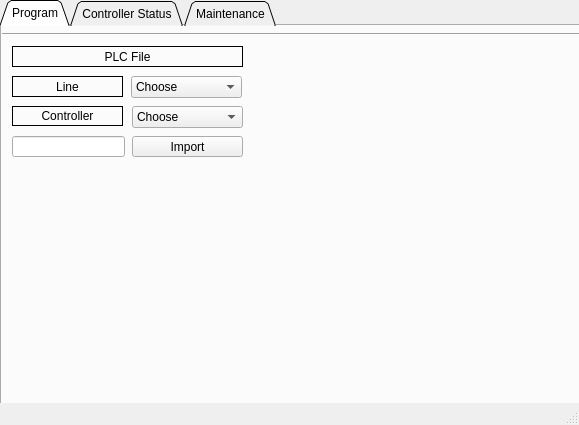
<?xml version="1.0" encoding="UTF-8"?>
<ui version="4.0">
 <class>TrackControllerUI</class>
 <widget class="QMainWindow" name="TrackControllerUI">
  <property name="windowModality">
   <enum>Qt::NonModal</enum>
  </property>
  <property name="geometry">
   <rect>
    <x>0</x>
    <y>0</y>
    <width>579</width>
    <height>425</height>
   </rect>
  </property>
  <property name="windowTitle">
   <string>MainWindow</string>
  </property>
  <widget class="QWidget" name="centralwidget">
   <widget class="QTabWidget" name="Program_2">
    <property name="geometry">
     <rect>
      <x>0</x>
      <y>0</y>
      <width>581</width>
      <height>441</height>
     </rect>
    </property>
    <property name="autoFillBackground">
     <bool>false</bool>
    </property>
    <property name="tabPosition">
     <enum>QTabWidget::North</enum>
    </property>
    <property name="tabShape">
     <enum>QTabWidget::Triangular</enum>
    </property>
    <property name="currentIndex">
     <number>0</number>
    </property>
    <property name="elideMode">
     <enum>Qt::ElideNone</enum>
    </property>
    <property name="usesScrollButtons">
     <bool>true</bool>
    </property>
    <property name="documentMode">
     <bool>false</bool>
    </property>
    <widget class="QWidget" name="Program">
     <attribute name="title">
      <string>Program</string>
     </attribute>
     <widget class="Line" name="line_2">
      <property name="geometry">
       <rect>
        <x>0</x>
        <y>0</y>
        <width>821</width>
        <height>16</height>
       </rect>
      </property>
      <property name="orientation">
       <enum>Qt::Horizontal</enum>
      </property>
     </widget>
     <widget class="QLabel" name="label_2">
      <property name="geometry">
       <rect>
        <x>10</x>
        <y>20</y>
        <width>231</width>
        <height>21</height>
       </rect>
      </property>
      <property name="frameShape">
       <enum>QFrame::Box</enum>
      </property>
      <property name="text">
       <string>PLC File</string>
      </property>
      <property name="alignment">
       <set>Qt::AlignCenter</set>
      </property>
     </widget>
     <widget class="QLineEdit" name="ImportLine">
      <property name="geometry">
       <rect>
        <x>10</x>
        <y>110</y>
        <width>113</width>
        <height>21</height>
       </rect>
      </property>
      <property name="text">
       <string/>
      </property>
     </widget>
     <widget class="QPushButton" name="ImportButton">
      <property name="geometry">
       <rect>
        <x>130</x>
        <y>110</y>
        <width>111</width>
        <height>21</height>
       </rect>
      </property>
      <property name="text">
       <string>Import</string>
      </property>
     </widget>
     <widget class="QLabel" name="SuccessFailLine">
      <property name="geometry">
       <rect>
        <x>10</x>
        <y>140</y>
        <width>111</width>
        <height>21</height>
       </rect>
      </property>
      <property name="text">
       <string/>
      </property>
      <property name="alignment">
       <set>Qt::AlignCenter</set>
      </property>
     </widget>
     <widget class="QLabel" name="label_3">
      <property name="geometry">
       <rect>
        <x>10</x>
        <y>50</y>
        <width>111</width>
        <height>21</height>
       </rect>
      </property>
      <property name="frameShape">
       <enum>QFrame::Box</enum>
      </property>
      <property name="text">
       <string>Line</string>
      </property>
      <property name="alignment">
       <set>Qt::AlignCenter</set>
      </property>
     </widget>
     <widget class="QComboBox" name="ProgramLineBox">
      <property name="geometry">
       <rect>
        <x>129</x>
        <y>50</y>
        <width>111</width>
        <height>22</height>
       </rect>
      </property>
      <item>
       <property name="text">
        <string>Choose</string>
       </property>
      </item>
      <item>
       <property name="text">
        <string>Green</string>
       </property>
      </item>
      <item>
       <property name="text">
        <string>Red</string>
       </property>
      </item>
     </widget>
     <widget class="QLabel" name="label_4">
      <property name="geometry">
       <rect>
        <x>10</x>
        <y>80</y>
        <width>111</width>
        <height>20</height>
       </rect>
      </property>
      <property name="frameShape">
       <enum>QFrame::Box</enum>
      </property>
      <property name="text">
       <string>Controller</string>
      </property>
      <property name="alignment">
       <set>Qt::AlignCenter</set>
      </property>
     </widget>
     <widget class="QComboBox" name="ProgramControllerBox">
      <property name="geometry">
       <rect>
        <x>130</x>
        <y>80</y>
        <width>111</width>
        <height>22</height>
       </rect>
      </property>
      <item>
       <property name="text">
        <string>Choose</string>
       </property>
      </item>
      <item>
       <property name="text">
        <string>1</string>
       </property>
      </item>
      <item>
       <property name="text">
        <string>2</string>
       </property>
      </item>
      <item>
       <property name="text">
        <string>3</string>
       </property>
      </item>
      <item>
       <property name="text">
        <string>4</string>
       </property>
      </item>
      <item>
       <property name="text">
        <string>5</string>
       </property>
      </item>
      <item>
       <property name="text">
        <string>6</string>
       </property>
      </item>
      <item>
       <property name="text">
        <string>7</string>
       </property>
      </item>
     </widget>
    </widget>
    <widget class="QWidget" name="TrackStatus">
     <attribute name="title">
      <string>Controller Status</string>
     </attribute>
     <widget class="Line" name="line">
      <property name="geometry">
       <rect>
        <x>0</x>
        <y>0</y>
        <width>821</width>
        <height>16</height>
       </rect>
      </property>
      <property name="orientation">
       <enum>Qt::Horizontal</enum>
      </property>
     </widget>
     <widget class="QComboBox" name="BlockInput">
      <property name="geometry">
       <rect>
        <x>170</x>
        <y>90</y>
        <width>81</width>
        <height>22</height>
       </rect>
      </property>
      <property name="editable">
       <bool>false</bool>
      </property>
      <property name="maxVisibleItems">
       <number>9</number>
      </property>
      <property name="modelColumn">
       <number>0</number>
      </property>
      <item>
       <property name="text">
        <string>Choose</string>
       </property>
      </item>
     </widget>
     <widget class="QLabel" name="label">
      <property name="geometry">
       <rect>
        <x>30</x>
        <y>90</y>
        <width>131</width>
        <height>21</height>
       </rect>
      </property>
      <property name="frameShape">
       <enum>QFrame::Box</enum>
      </property>
      <property name="text">
       <string>Block Number</string>
      </property>
      <property name="alignment">
       <set>Qt::AlignCenter</set>
      </property>
     </widget>
     <widget class="QLabel" name="label_6">
      <property name="geometry">
       <rect>
        <x>30</x>
        <y>120</y>
        <width>131</width>
        <height>21</height>
       </rect>
      </property>
      <property name="frameShape">
       <enum>QFrame::Box</enum>
      </property>
      <property name="text">
       <string>Block Status</string>
      </property>
     </widget>
     <widget class="QLabel" name="BlockStatus">
      <property name="geometry">
       <rect>
        <x>170</x>
        <y>120</y>
        <width>81</width>
        <height>21</height>
       </rect>
      </property>
      <property name="frameShape">
       <enum>QFrame::Box</enum>
      </property>
      <property name="text">
       <string/>
      </property>
     </widget>
     <widget class="QLabel" name="label_7">
      <property name="geometry">
       <rect>
        <x>30</x>
        <y>150</y>
        <width>131</width>
        <height>21</height>
       </rect>
      </property>
      <property name="frameShape">
       <enum>QFrame::Box</enum>
      </property>
      <property name="text">
       <string>Occupancy</string>
      </property>
     </widget>
     <widget class="QLabel" name="Occupancy">
      <property name="geometry">
       <rect>
        <x>170</x>
        <y>150</y>
        <width>81</width>
        <height>21</height>
       </rect>
      </property>
      <property name="frameShape">
       <enum>QFrame::Box</enum>
      </property>
      <property name="text">
       <string/>
      </property>
     </widget>
     <widget class="QLabel" name="label_9">
      <property name="geometry">
       <rect>
        <x>30</x>
        <y>180</y>
        <width>131</width>
        <height>21</height>
       </rect>
      </property>
      <property name="frameShape">
       <enum>QFrame::Box</enum>
      </property>
      <property name="text">
       <string>Authority</string>
      </property>
     </widget>
     <widget class="QLabel" name="Authority">
      <property name="geometry">
       <rect>
        <x>170</x>
        <y>180</y>
        <width>81</width>
        <height>21</height>
       </rect>
      </property>
      <property name="frameShape">
       <enum>QFrame::Box</enum>
      </property>
      <property name="text">
       <string/>
      </property>
     </widget>
     <widget class="QLabel" name="label_11">
      <property name="geometry">
       <rect>
        <x>30</x>
        <y>210</y>
        <width>131</width>
        <height>21</height>
       </rect>
      </property>
      <property name="frameShape">
       <enum>QFrame::Box</enum>
      </property>
      <property name="text">
       <string>Commanded Speed</string>
      </property>
     </widget>
     <widget class="QLabel" name="CommandedSpeed">
      <property name="geometry">
       <rect>
        <x>170</x>
        <y>210</y>
        <width>81</width>
        <height>21</height>
       </rect>
      </property>
      <property name="frameShape">
       <enum>QFrame::Box</enum>
      </property>
      <property name="text">
       <string/>
      </property>
     </widget>
     <widget class="QLabel" name="label_13">
      <property name="geometry">
       <rect>
        <x>30</x>
        <y>240</y>
        <width>131</width>
        <height>21</height>
       </rect>
      </property>
      <property name="frameShape">
       <enum>QFrame::Box</enum>
      </property>
      <property name="text">
       <string>Crossing Signal</string>
      </property>
     </widget>
     <widget class="QLabel" name="CrossingStatus">
      <property name="geometry">
       <rect>
        <x>170</x>
        <y>240</y>
        <width>81</width>
        <height>21</height>
       </rect>
      </property>
      <property name="frameShape">
       <enum>QFrame::Box</enum>
      </property>
      <property name="text">
       <string/>
      </property>
     </widget>
     <widget class="QLabel" name="label_15">
      <property name="geometry">
       <rect>
        <x>30</x>
        <y>270</y>
        <width>131</width>
        <height>21</height>
       </rect>
      </property>
      <property name="frameShape">
       <enum>QFrame::Box</enum>
      </property>
      <property name="text">
       <string>Switch Status</string>
      </property>
     </widget>
     <widget class="QLabel" name="SwitchStatus">
      <property name="geometry">
       <rect>
        <x>170</x>
        <y>270</y>
        <width>81</width>
        <height>21</height>
       </rect>
      </property>
      <property name="frameShape">
       <enum>QFrame::Box</enum>
      </property>
      <property name="text">
       <string/>
      </property>
     </widget>
     <widget class="QLabel" name="label_5">
      <property name="geometry">
       <rect>
        <x>30</x>
        <y>30</y>
        <width>131</width>
        <height>21</height>
       </rect>
      </property>
      <property name="frameShape">
       <enum>QFrame::Box</enum>
      </property>
      <property name="text">
       <string>Line</string>
      </property>
      <property name="alignment">
       <set>Qt::AlignCenter</set>
      </property>
     </widget>
     <widget class="QComboBox" name="StatusLineBox">
      <property name="geometry">
       <rect>
        <x>170</x>
        <y>30</y>
        <width>81</width>
        <height>21</height>
       </rect>
      </property>
      <item>
       <property name="text">
        <string>Choose</string>
       </property>
      </item>
      <item>
       <property name="text">
        <string>Green</string>
       </property>
      </item>
      <item>
       <property name="text">
        <string>Red</string>
       </property>
      </item>
     </widget>
     <widget class="QLabel" name="label_8">
      <property name="geometry">
       <rect>
        <x>30</x>
        <y>60</y>
        <width>131</width>
        <height>21</height>
       </rect>
      </property>
      <property name="frameShape">
       <enum>QFrame::Box</enum>
      </property>
      <property name="text">
       <string>Controller</string>
      </property>
      <property name="alignment">
       <set>Qt::AlignCenter</set>
      </property>
     </widget>
     <widget class="QComboBox" name="StatusControllerBox">
      <property name="geometry">
       <rect>
        <x>170</x>
        <y>60</y>
        <width>81</width>
        <height>21</height>
       </rect>
      </property>
      <item>
       <property name="text">
        <string>Choose</string>
       </property>
      </item>
     </widget>
    </widget>
    <widget class="QWidget" name="tab">
     <attribute name="title">
      <string>Maintenance</string>
     </attribute>
     <widget class="QLabel" name="label_10">
      <property name="geometry">
       <rect>
        <x>30</x>
        <y>30</y>
        <width>131</width>
        <height>21</height>
       </rect>
      </property>
      <property name="frameShape">
       <enum>QFrame::Box</enum>
      </property>
      <property name="text">
       <string>Line</string>
      </property>
      <property name="alignment">
       <set>Qt::AlignCenter</set>
      </property>
     </widget>
     <widget class="QLabel" name="label_12">
      <property name="geometry">
       <rect>
        <x>30</x>
        <y>60</y>
        <width>131</width>
        <height>21</height>
       </rect>
      </property>
      <property name="frameShape">
       <enum>QFrame::Box</enum>
      </property>
      <property name="text">
       <string>Controller</string>
      </property>
      <property name="alignment">
       <set>Qt::AlignCenter</set>
      </property>
     </widget>
     <widget class="QComboBox" name="MainLineBox">
      <property name="geometry">
       <rect>
        <x>169</x>
        <y>30</y>
        <width>81</width>
        <height>21</height>
       </rect>
      </property>
      <item>
       <property name="text">
        <string>Choose</string>
       </property>
      </item>
      <item>
       <property name="text">
        <string>Green</string>
       </property>
      </item>
      <item>
       <property name="text">
        <string>Red</string>
       </property>
      </item>
     </widget>
     <widget class="QComboBox" name="MainControllerBox">
      <property name="geometry">
       <rect>
        <x>170</x>
        <y>60</y>
        <width>81</width>
        <height>22</height>
       </rect>
      </property>
      <item>
       <property name="text">
        <string>Choose</string>
       </property>
      </item>
      <item>
       <property name="text">
        <string>1</string>
       </property>
      </item>
      <item>
       <property name="text">
        <string>2</string>
       </property>
      </item>
      <item>
       <property name="text">
        <string>3</string>
       </property>
      </item>
      <item>
       <property name="text">
        <string>4</string>
       </property>
      </item>
      <item>
       <property name="text">
        <string>5</string>
       </property>
      </item>
      <item>
       <property name="text">
        <string>6</string>
       </property>
      </item>
      <item>
       <property name="text">
        <string>7</string>
       </property>
      </item>
     </widget>
     <widget class="QLabel" name="label_14">
      <property name="geometry">
       <rect>
        <x>30</x>
        <y>100</y>
        <width>431</width>
        <height>21</height>
       </rect>
      </property>
      <property name="frameShape">
       <enum>QFrame::Box</enum>
      </property>
      <property name="text">
       <string>Switch Status</string>
      </property>
      <property name="alignment">
       <set>Qt::AlignCenter</set>
      </property>
     </widget>
     <widget class="QLabel" name="label_16">
      <property name="geometry">
       <rect>
        <x>30</x>
        <y>130</y>
        <width>131</width>
        <height>21</height>
       </rect>
      </property>
      <property name="frameShape">
       <enum>QFrame::Box</enum>
      </property>
      <property name="text">
       <string>Switch Stem</string>
      </property>
      <property name="alignment">
       <set>Qt::AlignCenter</set>
      </property>
     </widget>
     <widget class="QLabel" name="label_17">
      <property name="geometry">
       <rect>
        <x>30</x>
        <y>160</y>
        <width>131</width>
        <height>21</height>
       </rect>
      </property>
      <property name="frameShape">
       <enum>QFrame::Box</enum>
      </property>
      <property name="text">
       <string>Branch A</string>
      </property>
      <property name="alignment">
       <set>Qt::AlignCenter</set>
      </property>
     </widget>
     <widget class="QLabel" name="label_18">
      <property name="geometry">
       <rect>
        <x>30</x>
        <y>190</y>
        <width>131</width>
        <height>21</height>
       </rect>
      </property>
      <property name="frameShape">
       <enum>QFrame::Box</enum>
      </property>
      <property name="text">
       <string>Branch B</string>
      </property>
      <property name="alignment">
       <set>Qt::AlignCenter</set>
      </property>
     </widget>
     <widget class="QLabel" name="StemBox">
      <property name="geometry">
       <rect>
        <x>170</x>
        <y>130</y>
        <width>81</width>
        <height>21</height>
       </rect>
      </property>
      <property name="frameShape">
       <enum>QFrame::Box</enum>
      </property>
      <property name="text">
       <string/>
      </property>
      <property name="alignment">
       <set>Qt::AlignRight|Qt::AlignTrailing|Qt::AlignVCenter</set>
      </property>
     </widget>
     <widget class="QLabel" name="BranchABox">
      <property name="geometry">
       <rect>
        <x>170</x>
        <y>160</y>
        <width>81</width>
        <height>21</height>
       </rect>
      </property>
      <property name="frameShape">
       <enum>QFrame::Box</enum>
      </property>
      <property name="text">
       <string/>
      </property>
      <property name="alignment">
       <set>Qt::AlignRight|Qt::AlignTrailing|Qt::AlignVCenter</set>
      </property>
     </widget>
     <widget class="QLabel" name="BranchBBox">
      <property name="geometry">
       <rect>
        <x>170</x>
        <y>190</y>
        <width>81</width>
        <height>21</height>
       </rect>
      </property>
      <property name="frameShape">
       <enum>QFrame::Box</enum>
      </property>
      <property name="text">
       <string/>
      </property>
      <property name="alignment">
       <set>Qt::AlignRight|Qt::AlignTrailing|Qt::AlignVCenter</set>
      </property>
     </widget>
     <widget class="QLabel" name="label_19">
      <property name="geometry">
       <rect>
        <x>270</x>
        <y>130</y>
        <width>111</width>
        <height>21</height>
       </rect>
      </property>
      <property name="frameShape">
       <enum>QFrame::Box</enum>
      </property>
      <property name="text">
       <string>Connecting Branch</string>
      </property>
      <property name="alignment">
       <set>Qt::AlignCenter</set>
      </property>
     </widget>
     <widget class="QLabel" name="MainBranchCon">
      <property name="geometry">
       <rect>
        <x>390</x>
        <y>130</y>
        <width>71</width>
        <height>21</height>
       </rect>
      </property>
      <property name="frameShape">
       <enum>QFrame::Box</enum>
      </property>
      <property name="text">
       <string/>
      </property>
      <property name="alignment">
       <set>Qt::AlignRight|Qt::AlignTrailing|Qt::AlignVCenter</set>
      </property>
     </widget>
     <widget class="QPushButton" name="ToggleBranchButton">
      <property name="geometry">
       <rect>
        <x>270</x>
        <y>160</y>
        <width>191</width>
        <height>51</height>
       </rect>
      </property>
      <property name="text">
       <string>Toggle Connecting Branch</string>
      </property>
     </widget>
    </widget>
   </widget>
  </widget>
  <widget class="QMenuBar" name="menubar">
   <property name="geometry">
    <rect>
     <x>0</x>
     <y>0</y>
     <width>579</width>
     <height>22</height>
    </rect>
   </property>
  </widget>
  <widget class="QStatusBar" name="statusbar"/>
 </widget>
 <resources/>
 <connections/>
</ui>
